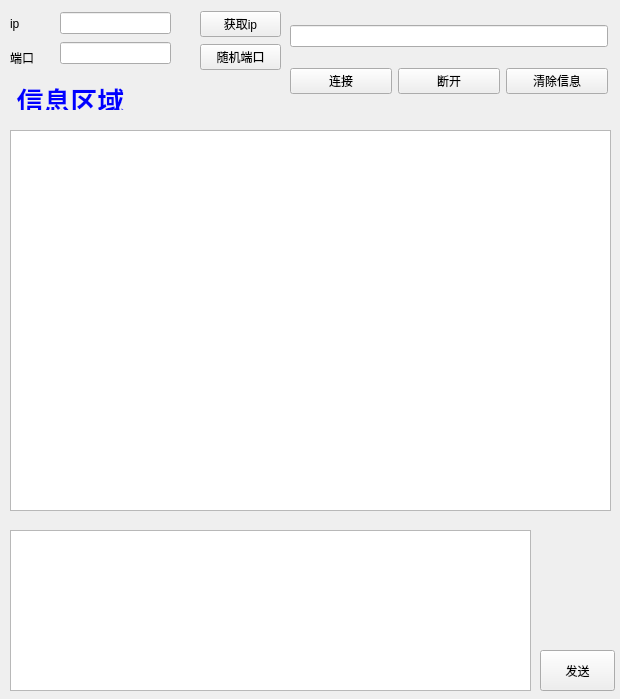
<?xml version="1.0" encoding="UTF-8"?>
<ui version="4.0">
 <class>Form</class>
 <widget class="QWidget" name="Form">
  <property name="geometry">
   <rect>
    <x>0</x>
    <y>0</y>
    <width>620</width>
    <height>699</height>
   </rect>
  </property>
  <property name="windowTitle">
   <string>tcp/udp</string>
  </property>
  <widget class="QLabel" name="label_textinfo">
   <property name="geometry">
    <rect>
     <x>10</x>
     <y>80</y>
     <width>121</width>
     <height>30</height>
    </rect>
   </property>
   <property name="text">
    <string>&lt;html&gt;&lt;head/&gt;&lt;body&gt;&lt;p align=&quot;center&quot;&gt;&lt;span style=&quot; font-size:20pt; font-weight:600; color:#0000ff;&quot;&gt;信息区域&lt;/span&gt;&lt;/p&gt;&lt;/body&gt;&lt;/html&gt;</string>
   </property>
   <property name="textFormat">
    <enum>Qt::AutoText</enum>
   </property>
  </widget>
  <widget class="QWidget" name="verticalLayoutWidget">
   <property name="geometry">
    <rect>
     <x>60</x>
     <y>10</y>
     <width>111</width>
     <height>56</height>
    </rect>
   </property>
   <layout class="QVBoxLayout" name="verticalLayout">
    <item>
     <widget class="QLineEdit" name="lineEdit_getip"/>
    </item>
    <item>
     <widget class="QLineEdit" name="lineEdit_getport"/>
    </item>
   </layout>
  </widget>
  <widget class="QWidget" name="verticalLayoutWidget_2">
   <property name="geometry">
    <rect>
     <x>10</x>
     <y>10</y>
     <width>41</width>
     <height>61</height>
    </rect>
   </property>
   <layout class="QVBoxLayout" name="verticalLayout_2">
    <item>
     <widget class="QLabel" name="label_ip">
      <property name="text">
       <string>ip</string>
      </property>
     </widget>
    </item>
    <item>
     <widget class="QLabel" name="label_port">
      <property name="text">
       <string>端口</string>
      </property>
     </widget>
    </item>
   </layout>
  </widget>
  <widget class="QWidget" name="verticalLayoutWidget_3">
   <property name="geometry">
    <rect>
     <x>200</x>
     <y>10</y>
     <width>81</width>
     <height>61</height>
    </rect>
   </property>
   <layout class="QVBoxLayout" name="verticalLayout_3">
    <item>
     <widget class="QPushButton" name="pushButton_getip">
      <property name="enabled">
       <bool>true</bool>
      </property>
      <property name="text">
       <string>获取ip</string>
      </property>
     </widget>
    </item>
    <item>
     <widget class="QPushButton" name="pushButton_getport">
      <property name="enabled">
       <bool>true</bool>
      </property>
      <property name="text">
       <string>随机端口</string>
      </property>
     </widget>
    </item>
   </layout>
  </widget>
  <widget class="QWidget" name="verticalLayoutWidget_4">
   <property name="geometry">
    <rect>
     <x>290</x>
     <y>10</y>
     <width>318</width>
     <height>101</height>
    </rect>
   </property>
   <layout class="QVBoxLayout" name="verticalLayout_4">
    <item>
     <widget class="QLineEdit" name="comboBox_tcp"/>
    </item>
    <item>
     <layout class="QHBoxLayout" name="horizontalLayout">
      <item>
       <widget class="QPushButton" name="pushButton_Connection">
        <property name="text">
         <string>连接</string>
        </property>
       </widget>
      </item>
      <item>
       <widget class="QPushButton" name="pushButton_Disconnect">
        <property name="text">
         <string>断开</string>
        </property>
       </widget>
      </item>
      <item>
       <widget class="QPushButton" name="pushButton_cls">
        <property name="text">
         <string>清除信息</string>
        </property>
       </widget>
      </item>
     </layout>
    </item>
   </layout>
  </widget>
  <widget class="QPushButton" name="pushButton">
   <property name="geometry">
    <rect>
     <x>540</x>
     <y>650</y>
     <width>75</width>
     <height>41</height>
    </rect>
   </property>
   <property name="text">
    <string>发送</string>
   </property>
  </widget>
  <widget class="QListWidget" name="listWidget">
   <property name="geometry">
    <rect>
     <x>10</x>
     <y>130</y>
     <width>601</width>
     <height>381</height>
    </rect>
   </property>
  </widget>
  <widget class="QTextEdit" name="textEdit">
   <property name="geometry">
    <rect>
     <x>10</x>
     <y>530</y>
     <width>521</width>
     <height>161</height>
    </rect>
   </property>
  </widget>
 </widget>
 <tabstops>
  <tabstop>lineEdit_getip</tabstop>
  <tabstop>lineEdit_getport</tabstop>
 </tabstops>
 <resources/>
 <connections/>
</ui>
